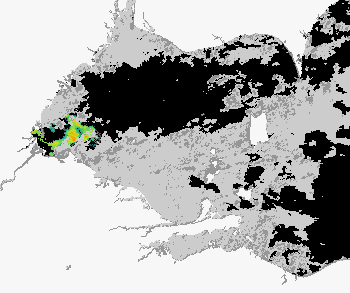
#> input picture data/rawTif/0703.tif, 350 x 293 px; its folder holds only this picture in this run
$ python imgSel.py
#> lines starting #> are read from the running program, lines starting #| are printed output that depends on the picture; after the words box and inside, x2 and y2 are one past the last pixel; in counts of white or black regions, pixels touching at a corner belong together
import glob
import cv2 as cv
import numpy as np

path_list = glob.glob('../data/rawTif/*.tif')
img_list = map(cv.imread, path_list)

count = 0
count_clean = 0
count_slight = 0
img_size = 0
water_size = 0
for img in img_list:
    print(path_list[count][-8:])
    try:
        img_hsv = cv.cvtColor(img, cv.COLOR_BGR2HSV)

        if count == 0:
            lower_water = np.array([0, 0, 0])
            upper_water = np.array([0, 0, 240])
            mask_water = cv.inRange(img_hsv, lower_water, upper_water)
            water_size = len(mask_water[mask_water > 0].flatten())
            print('pixels of whole img: ', len(img_hsv.flatten()) / 3)
            print('pixels of water: ', water_size)

        # detect unknown area: set lower bound and upper bound
        # these bound is selected manually with imgVisible.py
        lower = np.array([0, 0, 80])
        upper = np.array([0, 0, 230])
        mask = cv.inRange(img_hsv, lower, upper)

        percent = len(mask[mask != 0].flatten()) / water_size
        if percent < 0.05:
            count_clean += 1
            cv.imwrite('../data/cleanImg/{}'.format(path_list[count][-8:]), img)
        elif percent < 0.10:
            count_slight += 1
            cv.imwrite('../data/slightDirt/{}'.format(path_list[count][-8:]), img)

    except Exception as e:
        pass
    count += 1
#> this loop made 1 pass
#> (water_size, percent) on pass 1: (56040, 0.605)
#| pixels of whole img:  102550.0
#| pixels of water:  56040
#> pass 1, `mask_water = cv.inRange(img_hsv, lower_water, upper_water)`:
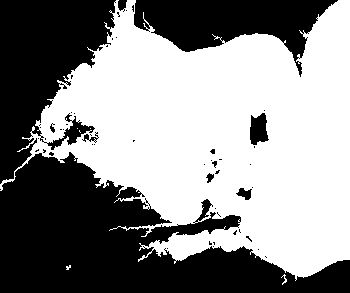
#> mask_water: shape (293, 350); 54.6% white; 54 black regions (44 under 20 px), largest, box (x1, y1, x2, y2) and area: (0, 152, 350, 293) 25750, (0, 0, 116, 184) 12229, (134, 0, 338, 77) 7571
#> pass 1, `mask = cv.inRange(img_hsv, lower, upper)`:
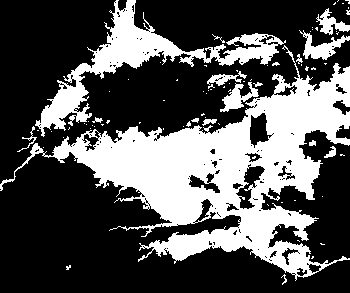
#> mask: shape (293, 350); 33.1% white; 82 white regions (65 under 20 px), largest, box (x1, y1, x2, y2) and area: (0, 45, 350, 281) 25315, (35, 0, 286, 137) 6269, (299, 30, 350, 60) 577
#> after the loop, count = 1; count_clean = 0; count_slight = 0

print('count_clean: ', count_clean)
#| count_clean:  0
print('count_slight: ', count_slight)
#| count_slight:  0

$ run again, on data/rawTif/0704.tif
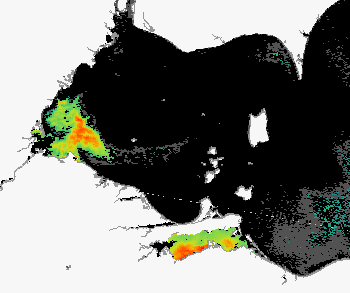
#> input picture data/rawTif/0704.tif, 350 x 293 px
#> the loop `for img in img_list:` made 1 pass
#> (water_size, percent) on pass 1: (52720, 0.155)
#> (printed output is left out)
#> pass 1, `mask_water = cv.inRange(img_hsv, lower_water, upper_water)`:
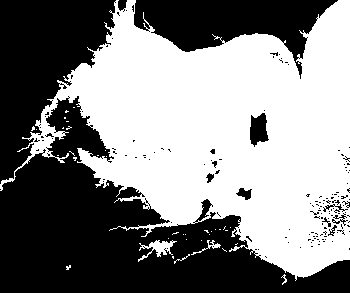
#> mask_water: shape (293, 350); 51.4% white; 151 black regions (138 under 20 px), largest, box (x1, y1, x2, y2) and area: (0, 96, 350, 293) 29169, (0, 0, 116, 184) 11696, (134, 0, 338, 79) 7581
#> pass 1, `mask = cv.inRange(img_hsv, lower, upper)`:
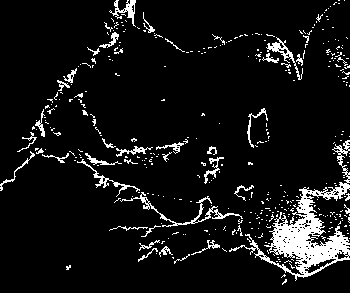
#> mask: shape (293, 350); 8% white; 372 white regions (327 under 20 px), largest, box (x1, y1, x2, y2) and area: (229, 140, 350, 281) 3624, (120, 192, 243, 227) 483, (266, 37, 303, 80) 266
#> after the loop `for img in img_list:`: count = 1; count_clean = 0
#| count_clean:  0
#| count_slight:  0
